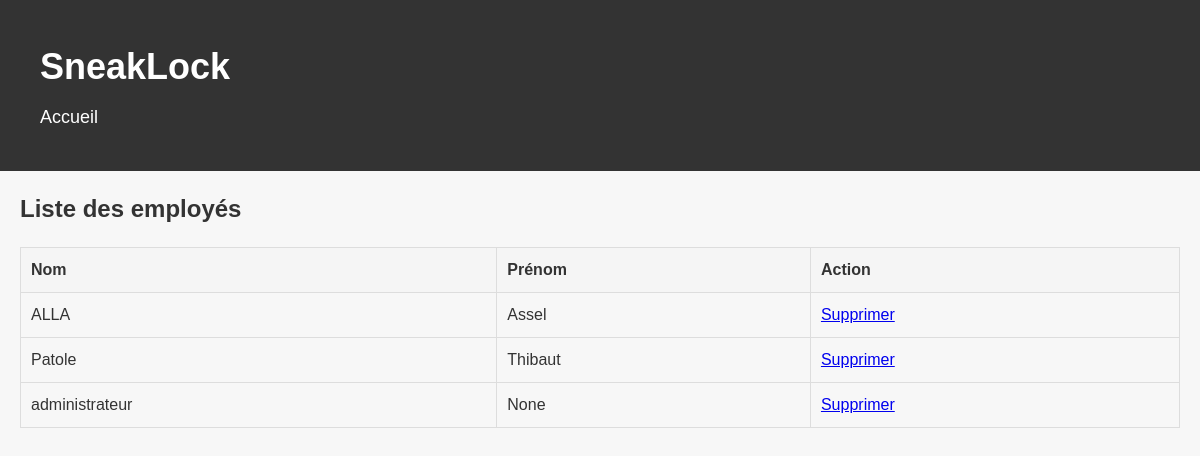
The page /EspaceAdmin.php on the database its author committed.
### tables this page shows
CREATE TABLE IF NOT EXISTS `utilisateur` (
  `id` int NOT NULL AUTO_INCREMENT,
  `nom` varchar(50) NOT NULL,
  `prenom` varchar(50) NOT NULL,
  `email` varchar(100) NOT NULL,
  `mot_de_passe` varchar(255) NOT NULL,
  PRIMARY KEY (`id`)
);

### EspaceAdmin.php (the view, shortened to what this page needs)
<!DOCTYPE html>
<html lang="fr">
<head>
    <link rel="stylesheet" href="stylechaussure.css">
</head>
<body>
    <header>
        <div class="container">
            <h1>SneakLock</h1>
            <nav>
                <ul>
                    <li><a href="accueil.php">Accueil</a></li>
                </ul>
            </nav>
        </div>
    </header>
    <main>
    <div class="container">
        <h2>Liste des employés</h2>
        <table>
            <thead>
                <tr>
                    <th>Nom</th>
                    <th>Prénom</th>
                    <th>Action</th>
                </tr>
            </thead>
            <tbody>
                <?php
                $servername = "localhost";
                $username = "admin";
                $password = "root";
                $dbname = "sneaklock";
                $conn = mysqli_connect($servername, $username, $password, $dbname);
                $sql = "SELECT * FROM utilisateur";
                $result = mysqli_query($conn, $sql);
                if (mysqli_num_rows($result) > 0) {
                    while ($row = mysqli_fetch_assoc($result)) {
                        echo "<tr>";
                        echo "<td>" . $row["nom"] . "</td>";
                        echo "<td>" . $row["prenom"] . "</td>";
                        echo "<td><a href='supprimer.php?id=" . $row["id"] . "'>Supprimer</a></td>";
                        echo "</tr>";
                    }
                } else {
                    echo "<tr><td colspan='4'>0 résultats</td></tr>";
                }
                ?>
            </tbody>
        </table>
    </div>
</main>
</html>

### stylechaussure.css (style rules this page uses)
* { box-sizing: border-box; margin: 0; padding: 0; }
body { font-family: Arial, sans-serif; font-size: 16px; line-height: 1.5; color: #333; background-color: #f7f7f7; }
.container { max-width: 1200px; margin: 0 auto; padding: 20px; }
header { background-color: #333; color: #fff; padding: 20px; }
header h1 { font-size: 36px; font-weight: bold; }
nav { margin-top: 10px; }
nav ul { list-style: none; display: flex; }
nav li { margin-right: 20px; }
nav a { color: #fff; text-decoration: none; font-size: 18px; }
table { width: 100%; margin-top: 20px; border-collapse: collapse; border: 1px solid #ddd; }
thead { background-color: #f5f5f5; }
th, td { padding: 10px; text-align: left; border: 1px solid #ddd; }
th { font-weight: bold; }

### rows shown on the page
utilisateur: nom "ALLA", prenom "Assel"
utilisateur: nom "Patole", prenom "Thibaut"
utilisateur: nom "administrateur", prenom "None"
